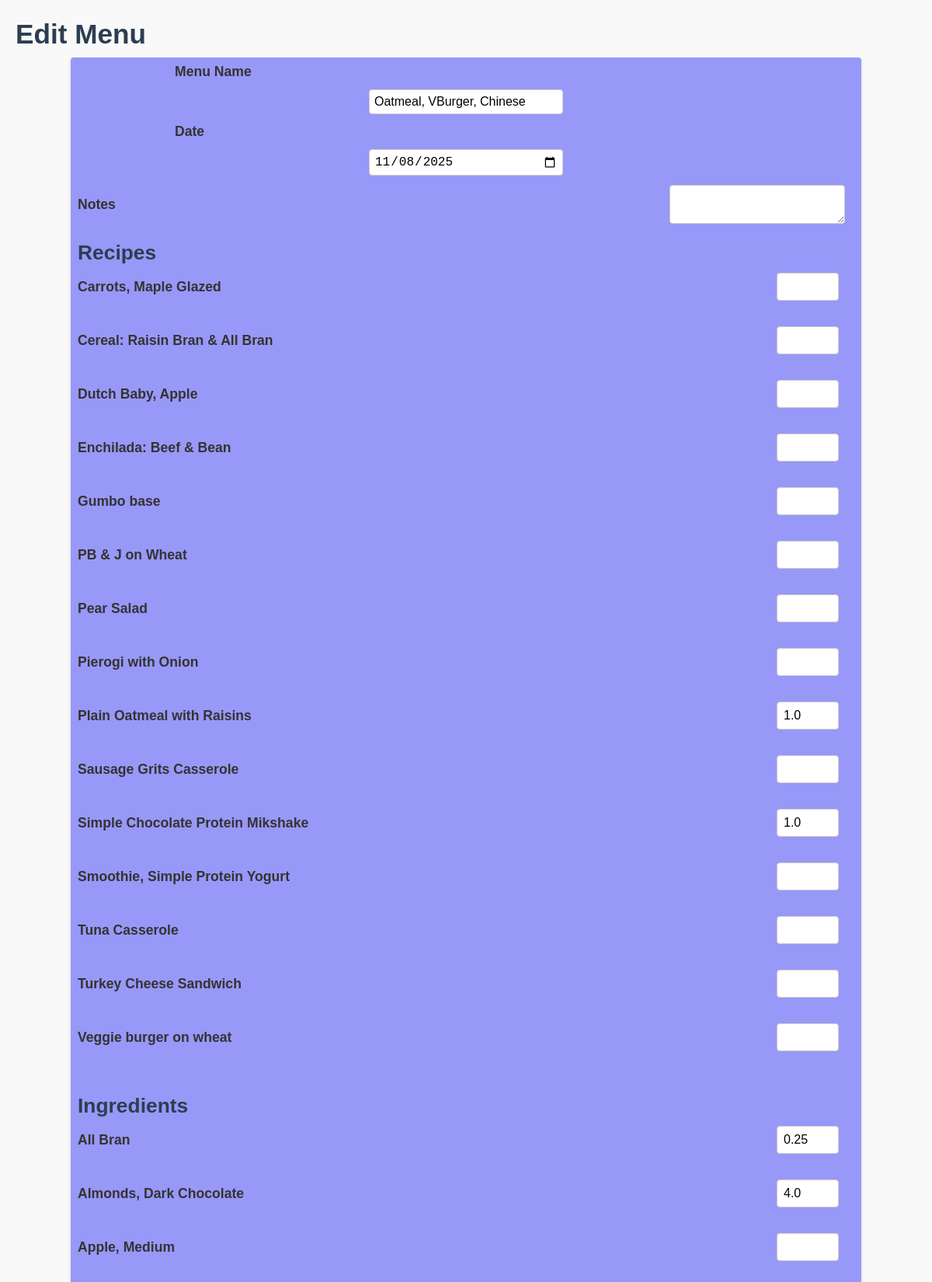
Page /edit/menu/32 (upper part) on the committed database.
### tables this page shows
CREATE TABLE menus (
    id INTEGER PRIMARY KEY AUTOINCREMENT,
    name TEXT NOT NULL,
    date TEXT,
    notes TEXT
);

CREATE TABLE recipes (
    id INTEGER PRIMARY KEY AUTOINCREMENT,
    name TEXT NOT NULL,
    notes TEXT
);

CREATE TABLE menu_recipes (
    id INTEGER PRIMARY KEY AUTOINCREMENT,
    menu_id INTEGER NOT NULL,
    recipe_id INTEGER NOT NULL,
    portion REAL DEFAULT 1.0,
    FOREIGN KEY (menu_id) REFERENCES menus(id),
    FOREIGN KEY (recipe_id) REFERENCES recipes(id)
);

CREATE TABLE ingredients (
    id INTEGER PRIMARY KEY AUTOINCREMENT,
    name TEXT NOT NULL,
    quantity REAL NOT NULL,
    unit TEXT NOT NULL,
    calories REAL,
    protein_g REAL,
    fiber_g REAL,
    fat_g REAL,
    carbs_g REAL,
    notes TEXT
);

CREATE TABLE menu_items (
    id INTEGER PRIMARY KEY AUTOINCREMENT,
    menu_id INTEGER NOT NULL,
    ingredient_id INTEGER NOT NULL,
    amount REAL NOT NULL,
    unit TEXT,
    FOREIGN KEY (menu_id) REFERENCES menus(id),
    FOREIGN KEY (ingredient_id) REFERENCES ingredients(id)
);

### app.py (the view, shortened to what this page needs)
@app.route("/edit/menu/<int:menu_id>", methods=["GET", "POST"])
def edit_menu(menu_id):
    conn = sqlite3.connect("data/diet_tracker.db")
    conn.row_factory = sqlite3.Row
    c = conn.cursor()
    c.execute("SELECT name, date, notes FROM menus WHERE id = ?", (menu_id,))
    menu = c.fetchone()
    c.execute("SELECT id, name FROM recipes ORDER BY name")
    recipes = c.fetchall()
    c.execute("SELECT id, name FROM ingredients ORDER BY name")
    ingredients = c.fetchall()
    c.execute("SELECT recipe_id, portion FROM menu_recipes WHERE menu_id = ?", (menu_id,))
    recipe_portions = {row["recipe_id"]: row["portion"] for row in c.fetchall()}
    c.execute("SELECT ingredient_id, amount FROM menu_items WHERE menu_id = ?", (menu_id,))
    ingredient_amounts = {row["ingredient_id"]: row["amount"] for row in c.fetchall()}
    conn.close()
    return render_template("edit_menu.html", menu=menu, recipes=recipes, ingredients=ingredients,
                           recipe_portions=recipe_portions, ingredient_amounts=ingredient_amounts)

### templates/edit_menu.html (shortened to what this page needs)
<!DOCTYPE html>
<html>
<head>
    <link rel="stylesheet" href="{{ url_for('static', filename='style.css') }}">
</head>
<body>
<h1>Edit Menu</h1>
<form method="POST">
  <div class="form-column">
    <label>Menu Name</label>
    <input type="text" name="name" value="{{ menu.name }}">
  </div>
  <div class="form-column">
  <label>Date</label>
  <input type="date" name="date" value="{{ menu.date }}">
  </div>
  <div>
  <label>Notes</label>
  <textarea name="notes">{{ menu.notes }}</textarea><br>
  </div>
  <h2>Recipes</h2>
  {% for r in recipes %}
    <div class="recipe-row">
    <label>{{ r.name }}</label>
    <input type="text" name="recipe_{{ r.id }}" value="{{ recipe_portions.get(r.id, '') }}"><br>
    </div>
  {% endfor %}
  <h2>Ingredients</h2>
  {% for i in ingredients %}
    <div class="recipe-row">
    <label>{{ i.name }}</label>
    <input type="text" name="ingredient_{{ i.id }}" value="{{ ingredient_amounts.get(i.id, '') }}"><br>
    </div>
  {% endfor %}
</form>
</body>
</html>

### static/style.css (style rules this page uses)
body { font-family: Arial, sans-serif; margin: 20px; background-color: #f9f9f9; color: #333; }
h1, h2 { color: #2c3e50; margin-bottom: 10px; }
form div { display: flex; align-items: center; margin-bottom: 12px; gap: 12px; }
form label { width: 75%; font-weight: bold; margin: 0; }
.form-column { display: flex; flex-direction: column; margin-bottom: 12px; }
form input, form select, form textarea { flex: 1; width: 25%; padding: 6px; border: 1px solid #ccc; border-radius: 4px; box-sizing: border-box; }
form { width: 100%; max-width: 800px; background-color: rgb(152, 152, 248); padding: 0.5em; border-radius: 4px; box-shadow: 0 2px 5px rgba(0,0,0,0.1); max-width: 1000px; margin: 0 auto; }
.recipe-row { display: grid; grid-template-columns: 1fr 100px; align-items: center; margin-bottom: 0rem; }
.recipe-row label { width: 100%; font-weight: bold; margin: 0; }
.recipe-row input { width: 80px; padding: 8px; border: 1px solid #ccc; border-radius: 4px; box-sizing: border-box; }
@media only screen and (min-width: 769px) { body { font-size: 1.1em; } }
@media only screen and (min-width: 769px) { input, select, textarea, button { font-size: 1rem; } }

### rows in the picture
menus: name "Oatmeal, VBurger, Chinese", date "11/08/2025"
recipes: name "Carrots, Maple Glazed"
recipes: name "Cereal: Raisin Bran & All Bran"
recipes: name "Dutch Baby, Apple"
recipes: name "Enchilada: Beef & Bean"
recipes: name "Gumbo base"
recipes: name "PB & J on Wheat"
recipes: name "Pear Salad"
recipes: name "Pierogi with Onion"
recipes: name "Plain Oatmeal with Raisins"
menu_recipes: get "1.0"
recipes: name "Sausage Grits Casserole"
recipes: name "Simple Chocolate Protein Mikshake"
menu_recipes: get "1.0"
recipes: name "Smoothie, Simple Protein Yogurt"
recipes: name "Tuna Casserole"
recipes: name "Turkey Cheese Sandwich"
recipes: name "Veggie burger on wheat"
ingredients: name "All Bran"
menu_items: get "0.25"
ingredients: name "Almonds, Dark Chocolate"
menu_items: get "4.0"
ingredients: name "Apple, Medium"
